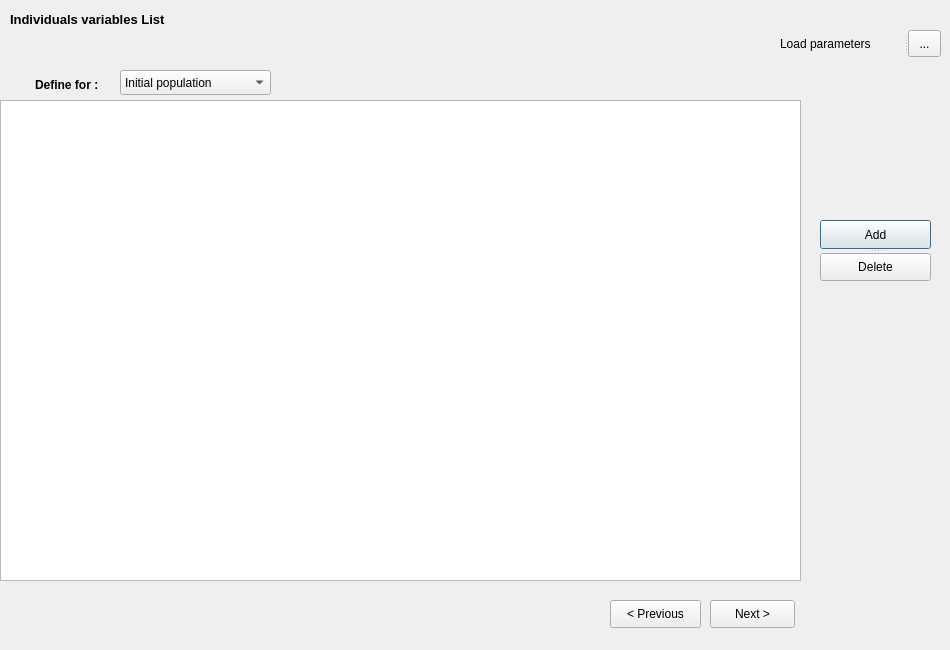
<?xml version="1.0" encoding="UTF-8"?>
<ui version="4.0">
    <class>population</class>
    <widget class="QDialog" name="population">
        <property name="geometry">
            <rect>
                <x>0</x>
                <y>0</y>
                <width>950</width>
                <height>650</height>
            </rect>
        </property>
        <property name="windowTitle">
            <string>Population</string>
        </property>
        <widget class="QLabel" name="tableLabel">
            <property name="geometry">
                <rect>
                    <x>10</x>
                    <y>10</y>
                    <width>212</width>
                    <height>18</height>
                </rect>
            </property>
            <property name="font">
                <font>
                    <pointsize>10</pointsize>
                    <weight>75</weight>
                    <bold>true</bold>
                </font>
            </property>
            <property name="text">
                <string>Individuals variables List</string>
            </property>
        </widget>
        <widget class="QSplitter" name="splitter">
            <property name="geometry">
                <rect>
                    <x>820</x>
                    <y>220</y>
                    <width>111</width>
                    <height>61</height>
                </rect>
            </property>
            <property name="orientation">
                <enum>Qt::Vertical</enum>
            </property>
            <widget class="QPushButton" name="add">
                <property name="text">
                    <string>Add</string>
                </property>
            </widget>
            <widget class="QPushButton" name="delete_2">
                <property name="text">
                    <string>Delete</string>
                </property>
            </widget>
        </widget>
        <widget class="QSplitter" name="splitter_2">
            <property name="geometry">
                <rect>
                    <x>780</x>
                    <y>30</y>
                    <width>161</width>
                    <height>27</height>
                </rect>
            </property>
            <property name="orientation">
                <enum>Qt::Horizontal</enum>
            </property>
            <widget class="QLabel" name="loadParameters">
                <property name="text">
                    <string>Load parameters</string>
                </property>
                <property name="buddy">
                    <cstring>parametersToolButton</cstring>
                </property>
            </widget>
            <widget class="QToolButton" name="parametersToolButton">
                <property name="text">
                    <string>...</string>
                </property>
            </widget>
        </widget>
        <widget class="QPushButton" name="next">
            <property name="geometry">
                <rect>
                    <x>710</x>
                    <y>600</y>
                    <width>85</width>
                    <height>28</height>
                </rect>
            </property>
            <property name="text">
                <string>Next &gt;</string>
            </property>
        </widget>
        <widget class="QPushButton" name="pushButton">
            <property name="geometry">
                <rect>
                    <x>610</x>
                    <y>600</y>
                    <width>91</width>
                    <height>28</height>
                </rect>
            </property>
            <property name="text">
                <string>&lt; Previous</string>
            </property>
        </widget>
        <widget class="QTableView" name="tableViewTest">
            <property name="geometry">
                <rect>
                    <x>0</x>
                    <y>100</y>
                    <width>801</width>
                    <height>481</height>
                </rect>
            </property>
            <property name="cornerButtonEnabled">
                <bool>true</bool>
            </property>
        </widget>
        <widget class="QComboBox" name="comboBox">
            <property name="geometry">
                <rect>
                    <x>120</x>
                    <y>70</y>
                    <width>151</width>
                    <height>25</height>
                </rect>
            </property>
            <item>
                <property name="text">
                    <string>Initial population</string>
                </property>
            </item>
        </widget>
        <widget class="QLabel" name="label">
            <property name="geometry">
                <rect>
                    <x>35</x>
                    <y>69</y>
                    <width>81</width>
                    <height>31</height>
                </rect>
            </property>
            <property name="font">
                <font>
                    <weight>75</weight>
                    <bold>true</bold>
                </font>
            </property>
            <property name="text">
                <string>Define for :</string>
            </property>
        </widget>
    </widget>
    <resources/>
    <connections/>
</ui>
